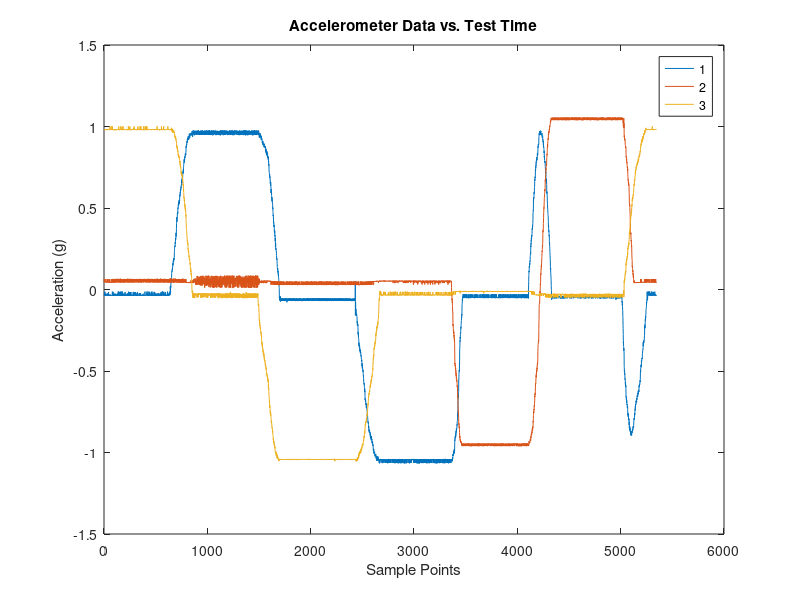
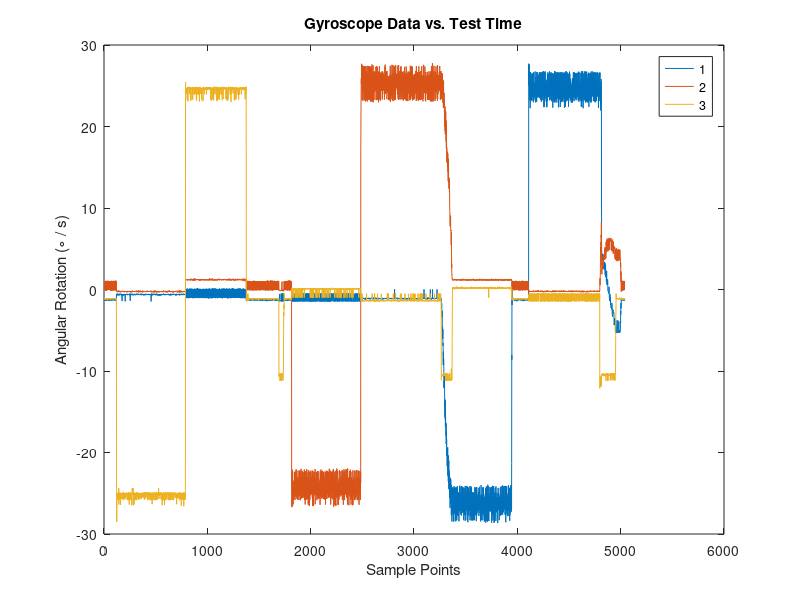

MATLAB code to generate these figures, in order: (Note: this script raises an error after producing the figures.)
%% IMU Calibration

close all
% Import Log File from test. 

test_data1 = csvread('GSDataLog.csv',3,5);
test_data2 = csvread('GSDataLog2.csv',3,5);

% Plot Test Data

A_xyz = test_data1(:,1:3);
% [g's] platform orientation in g's on RPY axes

W_xyz = test_data2(:,4:6);
% [deg/s] platform rotation rate in deg/s around XYZ axes

% Plot accel data, input from user to begin data processing
plot(A_xyz)
hold on
legend('1','2','3')
title('Accelerometer Data vs. Test Time')
xlabel('Sample Points')
ylabel('Acceleration (g)')
   
% Plot gyro data, input from user to begin data processing
figure
plot(W_xyz)
hold on
legend('1','2','3')
title('Gyroscope Data vs. Test Time')
xlabel('Sample Points')
ylabel('Angular Rotation (\circ / s)')


%% 3-axis accelerometer
% To calibrate the 3-axis accelerometer, use the 3-axis rotation table to
% conduct a tumble test. The table is rotated on all 6 sides (positive and
% negative of each axis) and rests for 45 seconds each side.

% Description of Test Configurations in Desired Executed Order:
% 1: 0 degrees on all axes (+Z)
% 2: 90 degrees around axis 2 (-X)
% 3: 180 degrees around axis 2 (-Z)
% 4: 270 degrees around axis 2 (+X)
% 5: 90 degrees around axis 1, 270 degrees around axis 2 (+Y)
% 6: 270 degrees around axis 1, 270 degrees around axis 2 (-Y)

disp('ACCEL CALIBRATION POST-PROCESSING')
disp('Input a row vector of the start and end times marking each test leg.')
disp('[SP3 EP3 SN1 EN1 SN3 EN3 SP1 EP1 SP2 EP2 SN2 EN2]')
disp('Select values as close to the ends of each segment as possible')
disp('')

Time_Indices1 = input('Your input from analyzing the graph in Fig. 1: ');

% Begin Calibration calculations.

fapz = mean(A_xyz(Time_Indices1(1:2),3));
fanz = mean(A_xyz(Time_Indices1(5:6),3));

fapx = mean(A_xyz(Time_Indices1(7:8),1));
fanx = mean(A_xyz(Time_Indices1(3:4),1));

fapy = mean(A_xyz(Time_Indices1(9:10),2));
fany = mean(A_xyz(Time_Indices1(11:12),2));

faxpz = mean(A_xyz(Time_Indices1(1:2),1)); 
faxnz = mean(A_xyz(Time_Indices1(5:6),1));

faypz = mean(A_xyz(Time_Indices1(1:2),2)); 
faynz = mean(A_xyz(Time_Indices1(5:6),2));

faxpy = mean(A_xyz(Time_Indices1(9:10),1));
faxny = mean(A_xyz(Time_Indices1(11:12),1));

fazpy = mean(A_xyz(Time_Indices1(9:10),3));
fazny = mean(A_xyz(Time_Indices1(11:12),3));

faypx = mean(A_xyz(Time_Indices1(7:8),2));
faynx = mean(A_xyz(Time_Indices1(3:4),2));

fazpx = mean(A_xyz(Time_Indices1(7:8),3));
faznx = mean(A_xyz(Time_Indices1(3:4),3));

% Begin Bias calculations.

baz = 1/2*(fapz+fanz);
bax = 1/2*(fapx+fanx);
bay = 1/2*(fapy+fany);

ba = [bax;bay;baz];

% Begin Scale Factor calculations.

saz = 1/(2*9.807)*(fapz-fanz)-1;
sax = 1/(2*9.807)*(fapx-fanx)-1;
say = 1/(2*9.807)*(fapy-fany)-1;

% Begin Misalignment calculations  

maxz = 1/(2*9.807)*(faxpz-faxnz);
mayz = 1/(2*9.807)*(faypz-faynz);

maxy = 1/(2*9.807)*(faxpy-faxny);
mazy = 1/(2*9.807)*(fazpy-fazny);

mayx = 1/(2*9.807)*(faypx-faynx);
mazx = 1/(2*9.807)*(fazpx-faznx);

% Accelerometer Calibration Calculation

Ma = [ sax, maxy, maxz;...
      mayx,  say, mayz;...
      mazx, mazy,  saz];
  
disp('Accel Calibration Values')
fprintf('Maxy = %1.6f \n Maxz = %1.6f \n Mayx = %1.6f \n Mayz = %1.6f \n Mazx = %1.6f \n Mazy = %1.6f \n Sax = %1.6f \n Say = %1.6f \n Saz = %1.6f \n',maxy,maxz,mayx,mayz,mazx,mazy,sax,say,saz)
fprintf('AccelBias = \n %1.6f \n %1.6f \n %1.6f \n\n',ba)

A_xyz_CAL = zeros(size(A_xyz));

for i = 1:size(test_data1,1);
    
    A_xyz_CAL(i,:) = transpose(inv(eye(3)+Ma)*(A_xyz(i,:)'-[bax;bay;baz]));
    
end

%% 3-axis Gyroscope Calibration

% To calibrate the 3-axis gyroscope, use the 3-axis rotation table to
% conduct a tumble test. The table is rotated at a constant rate around 
% all 6 axes (positive and negative of each axis) for 45 seconds each side.

% Description of Test Configurations in Desired Executed Order:
% 1: positive, CCW rotation around axis 1 (-Z)
% 2: negative, CW rotation around axis 1 (+Z)
% 3: positive, CCW rotation around axis 2 with axis 1 at 0 degrees (+Y)
% 4: negative, CW rotation around axis 2 with axis 1 at 0 degrees (-Y)
% 5: positive, CCW rotation around axis 2 with axis 1 at 90 degrees (-X)
% 6: negative, CW rotation around axis 2 with axis 1 at 90 degrees (+X)

rotationRate = 25; % degrees per second.

disp('GYRO CALIBRATION POST-PROCESSING')
disp('Input a row vector of the start and end times marking each test leg.')
disp('[SN3 EN3 SP3 EP3 SP2 EP2 SN2 EN2 SN1 EN1 SP1 EP1]')
disp('Select values as close to the ends of each segment as possible')
disp('')

Time_Indices2 = input('Your input from analyzing the graph in Fig. 2: ');

% Begin Calibration calculations.

fgpz = mean(W_xyz(Time_Indices2(3:4),3));
fgnz = mean(W_xyz(Time_Indices2(1:2),3));

fgpy = mean(W_xyz(Time_Indices2(5:6),2));
fgny = mean(W_xyz(Time_Indices2(7:8),2));

fgpx = mean(W_xyz(Time_Indices2(11:12),1));
fgnx = mean(W_xyz(Time_Indices2(9:10),1));

fgxpz = mean(W_xyz(Time_Indices2(3:4),1));
fgxnz = mean(W_xyz(Time_Indices2(1:2),1)); 

fgypz = mean(W_xyz(Time_Indices2(3:4),2));
fgynz = mean(W_xyz(Time_Indices2(1:2),2)); 

fgxpy = mean(W_xyz(Time_Indices2(5:6),1));
fgxny = mean(W_xyz(Time_Indices2(7:8),1));

fgzpy = mean(W_xyz(Time_Indices2(5:6),3));
fgzny = mean(W_xyz(Time_Indices2(7:8),3));

fgypx = mean(W_xyz(Time_Indices2(11:12),2));
fgynx = mean(W_xyz(Time_Indices2(9:10),2));

fgzpx = mean(W_xyz(Time_Indices2(11:12),3));
fgznx = mean(W_xyz(Time_Indices2(9:10),3));

% Begin Bias calculations.

bgz = 1/2*(fgpz+fgnz);
bgx = 1/2*(fgpx+fgnx);
bgy = 1/2*(fgpy+fgny);

bg = [bgx;bgy;bgz];

% Begin Scale Factor calculations.

sgz = 1/(2*rotationRate)*(fgpz-fgnz)-1;
sgx = 1/(2*rotationRate)*(fgpx-fgnx)-1;
sgy = 1/(2*rotationRate)*(fgpy-fgny)-1;

% Begin Misalignment calculations  

mgxz = 1/(2*rotationRate)*(fgxpz-fgxnz);
mgyz = 1/(2*rotationRate)*(fgypz-fgynz);

mgxy = 1/(2*rotationRate)*(fgxpy-fgxny);
mgzy = 1/(2*rotationRate)*(fgzpy-fgzny);

mgyx = 1/(2*rotationRate)*(fgypx-fgynx);
mgzx = 1/(2*rotationRate)*(fgzpx-fgznx);

% Gyroscope Calibration Calculation

Mg = [ sgx, mgxy, mgxz;...
      mgyx,  sgy, mgyz;...
      mgzx, mgzy,  sgz];

disp('Gyro Calibration Values')
fprintf('Mgxy = %1.6f \n Mgxz = %1.6f \n Mgyx = %1.6f \n Mgyz = %1.6f \n Mgzx = %1.6f \n Mgzy = %1.6f \n Sgx = %1.6f \n Sgy = %1.6f \n Sgz = %1.6f \n',mgxy,mgxz,mgyx,mgyz,mgzx,mgzy,sgx,sgy,sgz)
fprintf('GyroBias = \n %1.6f \n %1.6f \n %1.6f \n\n',bg)

W_xyz_CAL = zeros(size(W_xyz));

for i = 1:size(test_data2,1);
    
    W_xyz_CAL(i,:) = transpose(inv(eye(3)+Mg)*(W_xyz(i,:)'-[bgx;bgy;bgz]));
    
end    

%% Save Data from Calibration

AccelCal.Bias = struct('bAx',bax,'bAy',bay,'bAz',baz);
AccelCal.ScaleFactor = struct('sAx',sax,'sAy',say,'sAz',saz);
AccelCal.Misalignment = struct('mAxy',maxy,'mAxz',maxz,'mAyx',mayx,'mAyz',mayz,'mAzx',mazx,'mAzy',mazy);

GyroCal.Bias = struct('bGx',bgx,'bGy',bgy,'bGz',bgz);
GyroCal.ScaleFactor = struct('sGx',sgx,'sGy',sgy,'sGz',sgz);
GyroCal.Misalignment = struct('mGxy',mgxy,'mGxz',mgxz,'mGyx',mgyx,'mGyz',mgyz,'mGzx',mgzx,'mGzy',mgzy);

save('IMU_Calibration_Data','A_xyz','W_xyz','AccelCal','GyroCal')

%% Calculate the inverses for the matrices for convenient C code.

Mainv = inv(eye(3,3) + Ma);

Mginv = inv(eye(3,3) + Mg);